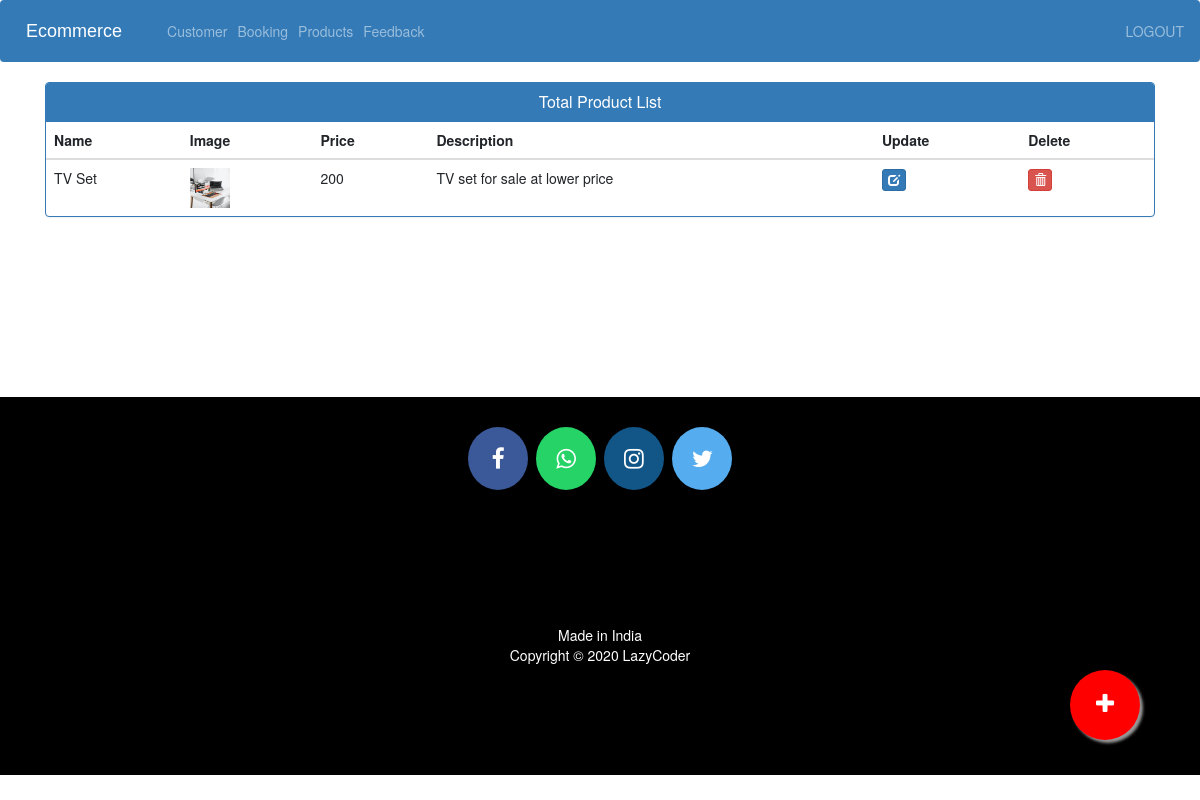
The page /admin-products (signed in) on the database its author committed.
### ecom/models.py (models this page shows, shortened)
class Product(models.Model):
    name=models.CharField(max_length=40)
    product_image= models.ImageField(upload_to='product_image/',null=True,blank=True)
    price = models.PositiveIntegerField()
    description=models.CharField(max_length=40)

### ecom/views.py (the view)
# urls.py: path('admin-products', views.admin_products_view,name='admin-products'),
@login_required(login_url='adminlogin')
def admin_products_view(request):
    products=models.Product.objects.all()
    return render(request,'ecom/admin_products.html',{'products':products})

### templates/ecom/admin_products.html (shortened to what this page needs)
{% extends 'ecom/admin_base.html' %}
{% load static %}
{% block content %}
<head>
  <link href="//netdna.bootstrapcdn.com/bootstrap/3.0.0/css/bootstrap.min.css" rel="stylesheet" id="bootstrap-css">
</head>
<div class="container">
  <div class="panel panel-primary">
    <div class="panel-heading">
      <h6 class="panel-title">Total Product List</h6>
    </div>
    <table class="table table-hover" id="dev-table">
      <thead>
        <tr>
          <th>Name</th>
          <th>Image</th>
          <th>Price</th>
          <th>Description</th>
          <th>Update</th>
          <th>Delete</th>
        </tr>
      </thead>
      {% for p in products %}
  {% if p %}
      <tr>
        <td> {{p.name}}</td>
        <td> <img src="{% static p.product_image.url %}" alt="Profile Pic" height="40px" width="40px" /></td>
        <td>{{p.price}}</td>
        <td>{{p.description}}</td>
        <td><a class="btn btn-primary btn-xs" href="{% url 'update-product' p.id  %}"><span class="glyphicon glyphicon-edit"></span></a></td>
        <td><a class="btn btn-danger btn-xs" href="{% url 'delete-product' p.id  %}"><span class="glyphicon glyphicon-trash"></span></a></td>
      </tr>
      {%else%}
      <br><br><br>
      <h1>no products</h1>
      {% endif %}
      {% endfor %}
    </table>
  </div>
</div>
<a href="/admin-add-product" class="float">
<i class="fa fa-plus my-float"></i>
</a>
{% endblock content %}

### templates/ecom/admin_base.html (style rules this page uses)
.fa { font-size: 23px; width: 60px; text-align: center; text-decoration: none; margin: 5px 2px; border-radius: 50%; }

### templates/ecom/admin_products.html (style rules this page uses)
a:link { text-decoration: none; }
h6 { text-align: center; }
.float { position:fixed; width:70px; height:70px; bottom:60px; right:60px; background-color:red; color:#FFF; border-radius:50px; text-align:center; box-shadow: 3px 3px 3px #999; }
.my-float { margin-top:22px; }

### rows shown on the page
Product: name "TV Set", product_image (picture), price "200", description "TV set for sale at lower price"
